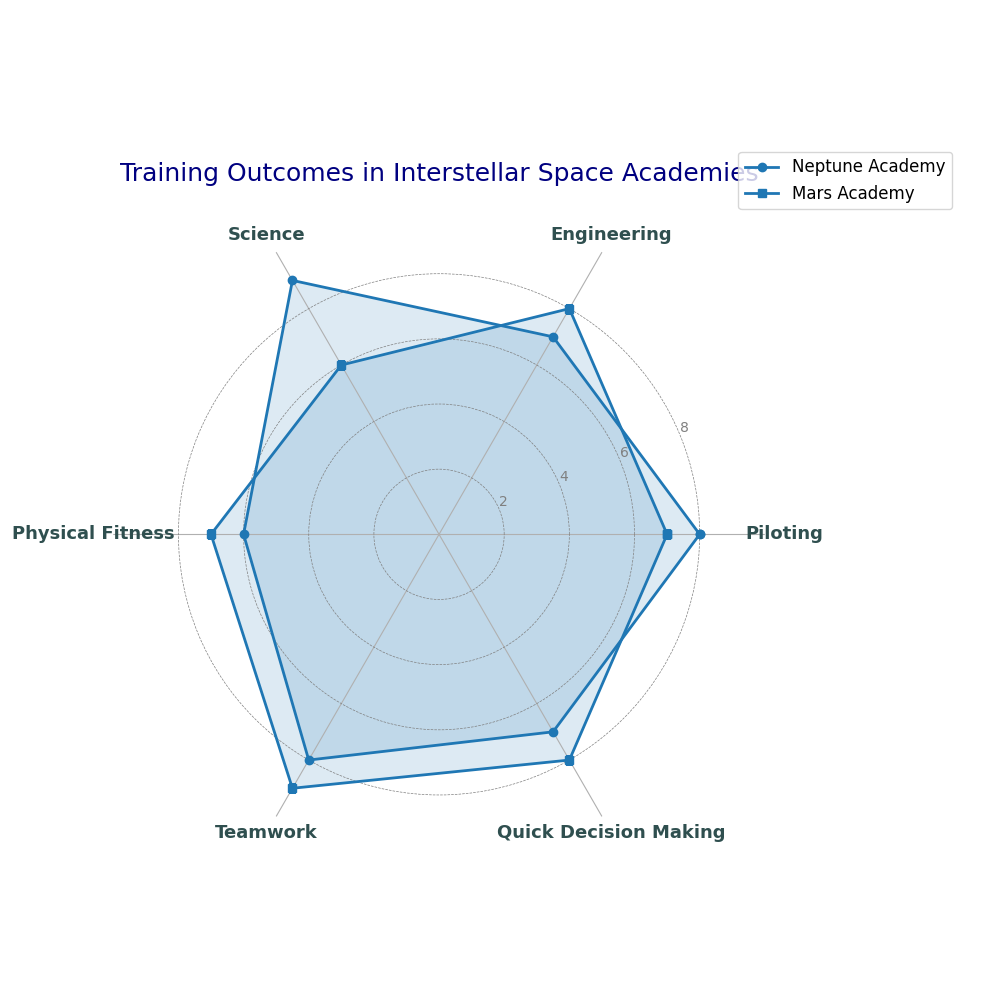

Source code (Python):
import matplotlib.pyplot as plt
import numpy as np

skills = ['Piloting', 'Engineering', 'Science', 'Physical Fitness', 'Teamwork', 'Quick Decision Making']
num_skills = len(skills)

neptune_academy = [8, 7, 9, 6, 8, 7]
mars_academy = [7, 8, 6, 7, 9, 8]

neptune_academy += neptune_academy[:1]
mars_academy += mars_academy[:1]

angles = np.linspace(0, 2 * np.pi, num_skills, endpoint=False).tolist()
angles += angles[:1]

fig, ax = plt.subplots(figsize=(10, 10), subplot_kw=dict(polar=True))

consistent_color = '#1f77b4'

ax.plot(angles, neptune_academy, linewidth=2, linestyle='-', label='Neptune Academy', color=consistent_color, marker='o')
ax.fill(angles, neptune_academy, consistent_color, alpha=0.15)

ax.plot(angles, mars_academy, linewidth=2, linestyle='-', label='Mars Academy', color=consistent_color, marker='s')
ax.fill(angles, mars_academy, consistent_color, alpha=0.15)

plt.title("Training Outcomes in Interstellar Space Academies", size=18, color='navy', pad=20)
plt.xticks(angles[:-1], skills, color='darkslategray', size=13, weight='bold')
ax.set_yticks([2, 4, 6, 8])
ax.set_ylim(0, 10)
ax.set_yticklabels(["2", "4", "6", "8"], color='gray', size=10)

plt.legend(loc='upper right', bbox_to_anchor=(1.3, 1.1), fontsize=12)

ax.spines['polar'].set_visible(False)
ax.yaxis.grid(True, linestyle='--', linewidth=0.5, color='grey')

plt.tight_layout()
plt.show()
